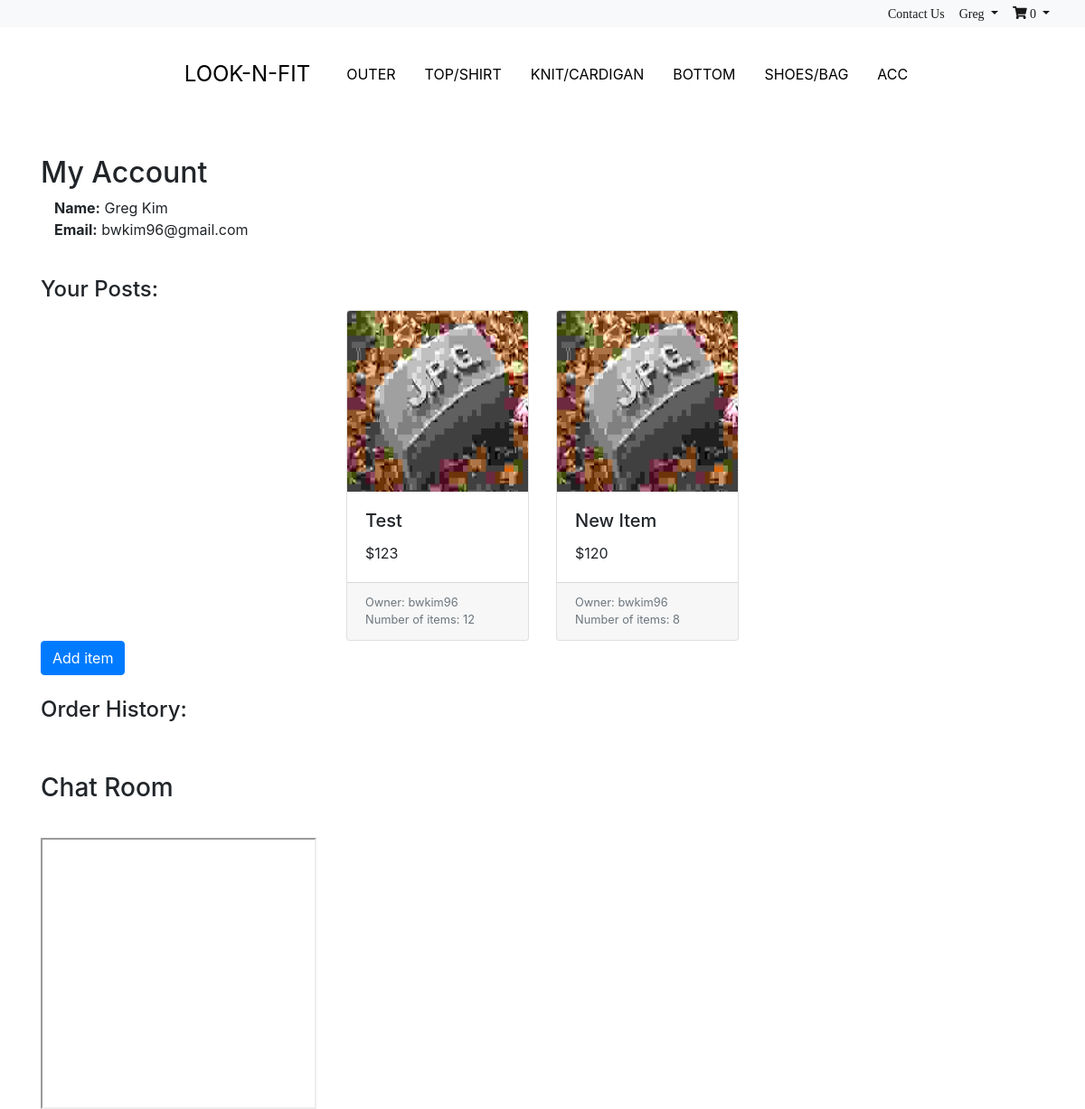
Screenshot of /myspace/ (signed in) with the database file from the repository.
### market/models.py (models this page shows, shortened)
class Product(models.Model):
    owner = models.ForeignKey(User, on_delete=models.CASCADE, default ='1')
    title = models.TextField()
    description = models.TextField(max_length=10000)
    image_url = models.FileField(upload_to=get_upload_path)
    inventoryCount = models.IntegerField(default=0)
    created = models.DateTimeField(auto_now_add=True)
    price = models.IntegerField()

### market/views.py (the view)
# urls.py: url('^myspace/$', views.myspace, name='myspace'),
@login_required
def myspace(request):
    products = Product.objects.all().filter(owner=request.user)
    return render (request, 'myspace.html', {'products': products})

### templates/myspace.html
{% extends 'base.html' %}
{% block content %}
<h2>My Account</h2>
<p style="margin-left:15px;"><strong>Name:</strong> {{ user.first_name }} {{ user.last_name }}<br><strong>Email:</strong> {{ user.email }}</p><br>
<h4>Your Posts:</h4>
<div class="all-products">
    <div class="card-deck">
        {% for product in products %}
        <a href="{{product.image_url}}" class="custom-card">
            <div class="card">
              <img class="card-img-top" src="{{ product.image_url.url }}" alt="Product image" style="width:200px;height:200px;"/>
              <div class="card-body">
                <h5 class="card-title">{{ product.title }}</h5>
                <p class="card-text">${{ product.price }}</p>
              </div>
              <div class="card-footer">
                <small class="text-muted">Owner: {{product.owner}}</small>
                <br>
                <small class="text-muted">Number of items: {{product.inventoryCount}}</small>
              </div>
            </div>
        </a>
        {% endfor %}
    </div>
</div>
<a href="{% url 'addItem' %}"><input type="button" value="Add item" class="btn btn-primary" /></a>
<br>
<br>
<h4>Order History:</h4>
<br><br>
<h3>Chat Room</h3>
<div class="chat">
    <iframe src="{% url 'index' %}" height="300" width="305px" style="margin-top: 30px;"></iframe>
</div>
{% endblock content %}

### templates/base.html (shortened to what this page needs)
{% load static %}
<html>
<head>
    <link rel="stylesheet" href="{% static 'css/bootstrap.min.css' %}">
    <link rel="stylesheet" href="{% static 'css/market.css' %}">
    <link rel="stylesheet" href="{% static 'css/navbar.css' %}">
</head>
<body>
    {% block body %}
    <nav class="navbar navbar-expand-sm navbar-light bg-light sticky-top" style="margin-bottom:10px;">
        <div class="container-fluid">
            <ul class="navbar-nav ml-auto">
                <li class="nav-item active">
                    <a class="nav-link" href="/contact">Contact Us</a>
                </li>
                {% if not user.username %}
                <li class="nav-item active">
                    <a class="nav-link" href="{% url 'signup' %}">Join</a>
                </li>
                <li class="nav-item active">
                    <a class="nav-link" href="{% url 'login' %}">Login</a>
                </li>
                {% else %}
                <li class="nav-item dropdown active">
                    <a class="nav-link dropdown-toggle" href="#" id="navbarDropdown" role="button" data-toggle="dropdown" aria-haspopup="true" aria-expanded="false">
                        {{ user.first_name }}
                    </a>
                </li>
                <li class="nav-item dropdown active">
                    <a class="nav-link dropdown-toggle" href="#" id="navbarDropdown2" role="button" data-toggle="dropdown" aria-haspopup="true" aria-expanded="false">
                        <i class="fas fa-shopping-cart"></i> 0
                    </a>
                </li>
                {% endif %}
            </ul>
        </div>
    </nav>
    <div id="bottomNavBar">
        <ul class="bottomNavBar-ul">
            <li class="bottomNavBar-li"><a class="logo" href="{% url 'home' %}">LOOK-N-FIT</a></li>
            <li class="bottomNavBar-li"><a class="typeLink" href="#">OUTER</a></li>
            <li class="bottomNavBar-li"><a class="typeLink" href="#">TOP/SHIRT</a></li>
            <li class="bottomNavBar-li"><a class="typeLink" href="#">KNIT/CARDIGAN</a></li>
            <li class="bottomNavBar-li"><a class="typeLink" href="#">BOTTOM</a></li>
            <li class="bottomNavBar-li"><a class="typeLink" href="#">SHOES/BAG</a></li>
            <li class="bottomNavBar-li"><a class="typeLink" href="#">ACC</a></li>
        </ul>
    </div>
    <br><br>
    <div class="container">
        {% block content %}
        {% endblock %}
    </div>
    {% endblock body %}
</body>

### static/css/market.css (style rules this page uses)
.all-products { display: flex; flex-direction: row; flex-wrap: wrap; justify-content: center; }
a.custom-card, a.custom-card:hover { color: inherit; }

### static/css/navbar.css (style rules this page uses)
.navbar { font-family: "Times New Roman"; height: 30px; font-size: 14px; }
body { background-color: white }
a { text-decoration: none; }
ul { list-style: none; }
.bottomNavBar-ul { flex: 1; display: flex; justify-content: center; align-items: center; padding: 0; margin: 0; }
.bottomNavBar-li { padding: 0; margin: 0; }
.typeLink { color: black; padding: 1.0em; font-size: 1.0em; display: flex; align-items: flex-end; }
.logo { color: black; padding: 1.0em; display: flex; align-items: flex-end; text-decoration: none; font-size: 1.5em; }

### rows the page displays
Product: image_url (picture), title "Test", price "123", owner "bwkim96", inventoryCount "12"
Product: image_url (picture), title "New Item", price "120", owner "bwkim96", inventoryCount "8"

### other values shown
{{ user.first_name }} "Greg"
{{ user.last_name }} "Kim"
{{ user.email }} "bwkim96@gmail.com"
